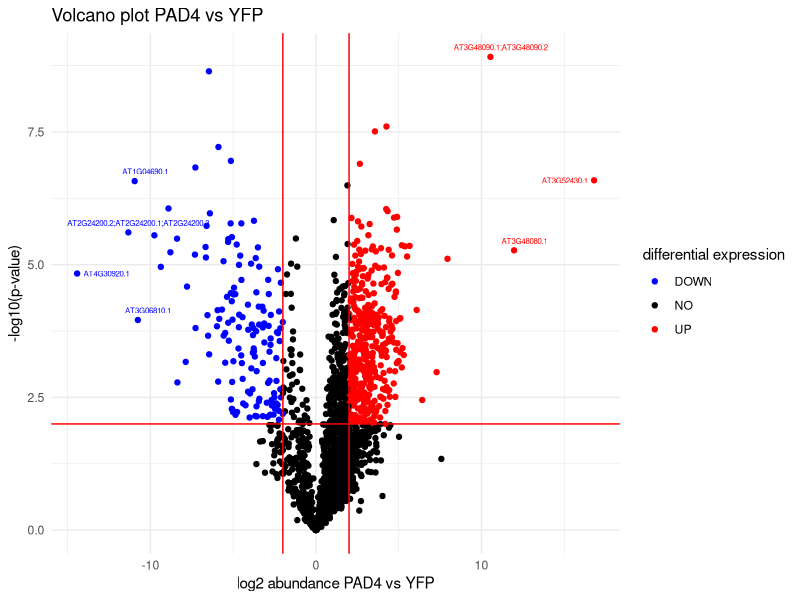
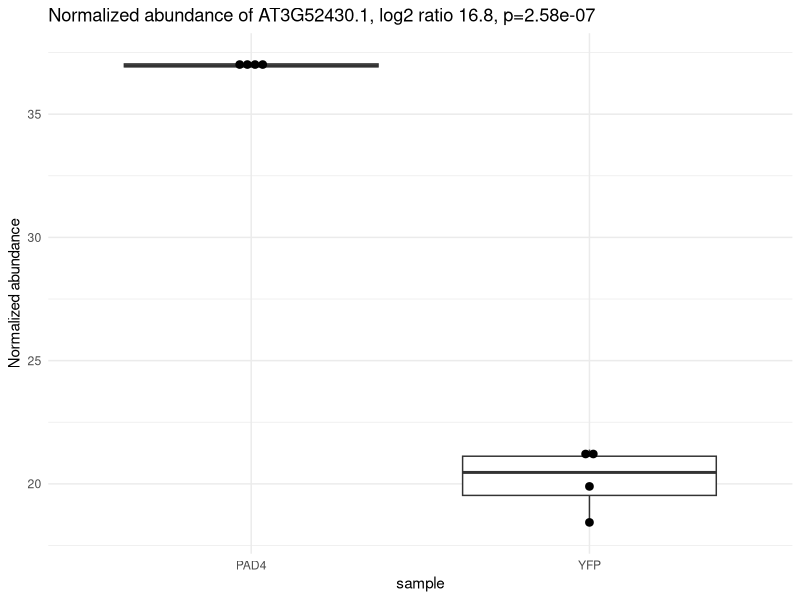

Generate these figures, in order, with R:
#volcano plot
volcano <- read.csv("Vulcano_data_V2.csv")
head(volcano)
str(volcano)
library(ggplot2)
library(ggrepel)

diff_line <- 2

#changing colour and assigning UP or down
volcano$diffexpressed <- "NO"
volcano$diffexpressed[volcano$log2_PAD4_vs_YFP > diff_line & volcano$pval_PAD4_vs_YFP < 0.01] <- "UP"
volcano$diffexpressed[volcano$log2_PAD4_vs_YFP < -diff_line & volcano$pval_PAD4_vs_YFP < 0.01] <- "DOWN"

#Same code as last part, but for names (2 -> 10)
volcano$diffexpressed2 <- "NO"
volcano$diffexpressed2[volcano$log2_PAD4_vs_YFP > 10 & volcano$pval_PAD4_vs_YFP < 0.01] <- "UP"
volcano$diffexpressed2[volcano$log2_PAD4_vs_YFP < -10 & volcano$pval_PAD4_vs_YFP < 0.01] <- "DOWN"

#uses last bit of code to generate labels
volcano$volcanolabel <- NA
volcano$volcanolabel[volcano$diffexpressed2 != "NO"] <- volcano$Majority.protein.IDs[volcano$diffexpressed2 != "NO"]

ggplot(data = volcano, aes(x=log2_PAD4_vs_YFP,y=-log10(pval_PAD4_vs_YFP), col=diffexpressed, label= volcanolabel)) + 
  geom_point() + 
  theme_minimal() +
  geom_text_repel(size = 2) +
  scale_color_manual(values=c("blue", "black", "red")) +
  geom_vline(xintercept=c(-diff_line, diff_line), col="red") +
  geom_hline(yintercept=-log10(0.01), col="red") +
  labs(title = "Volcano plot PAD4 vs YFP", x = "log2 abundance PAD4 vs YFP", y = "-log10(p-value)", colour = "differential expression")
  
#box plot
protein = "AT3G52430.1"

#pulling the values from the df
PAD4_1 <- volcano$Norm_abundance_PAD4_rep1[volcano$Majority.protein.IDs == protein]
PAD4_2 <- volcano$Norm_abundance_PAD4_rep2[volcano$Majority.protein.IDs == protein]
PAD4_3 <- volcano$Norm_abundance_PAD4_rep3[volcano$Majority.protein.IDs == protein]
PAD4_4 <- volcano$Norm_abundance_PAD4_rep4[volcano$Majority.protein.IDs == protein]
YFP_1 <- volcano$Norm_abundance_YFP_rep1[volcano$Majority.protein.IDs == protein]
YFP_2 <- volcano$Norm_abundance_YFP_rep2[volcano$Majority.protein.IDs == protein]
YFP_3 <- volcano$Norm_abundance_YFP_rep3[volcano$Majority.protein.IDs == protein]
YFP_4 <- volcano$Norm_abundance_YFP_rep4[volcano$Majority.protein.IDs == protein]

#Putting the values into another df
abundance <- c(PAD4_1, PAD4_2, PAD4_3, PAD4_4, YFP_1, YFP_2, YFP_3, YFP_4)
gene_names <- rep(c("PAD4", "YFP"), each = 4)
df <- data.frame(abundance, gene_names)

#Getting useful information for the plot title
log2ratio = round(volcano$log2_PAD4_vs_YFP[volcano$Majority.protein.IDs == protein], digits = 2)
pval <- volcano$pval_PAD4_vs_YFP[volcano$Majority.protein.IDs == protein]

#Making the plot title in advance
plot_title <- paste("Normalized abundance of ", protein, ", ", "log2 ratio ", log2ratio, ", " ,"p=", pval, sep = "") 

ggplot(df, aes(x = gene_names, y = abundance)) + 
  geom_boxplot() +
  theme_minimal() +
  geom_dotplot(binaxis='y', stackdir='center', dotsize=0.5) +
  labs(title = plot_title, x = "sample", y = "Normalized abundance")

test <- read.delim("Vulcano_data.txt")
